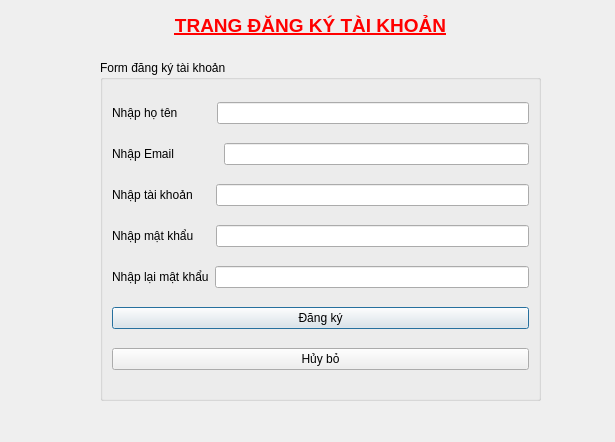
<?xml version="1.0" encoding="UTF-8"?>
<ui version="4.0">
 <class>Dangky</class>
 <widget class="QDialog" name="Dangky">
  <property name="geometry">
   <rect>
    <x>0</x>
    <y>0</y>
    <width>615</width>
    <height>442</height>
   </rect>
  </property>
  <property name="windowTitle">
   <string>Dialog</string>
  </property>
  <property name="toolTip">
   <string>&lt;html&gt;&lt;head/&gt;&lt;body&gt;&lt;p&gt;&lt;br/&gt;&lt;/p&gt;&lt;/body&gt;&lt;/html&gt;</string>
  </property>
  <widget class="QLabel" name="label">
   <property name="geometry">
    <rect>
     <x>120</x>
     <y>10</y>
     <width>381</width>
     <height>31</height>
    </rect>
   </property>
   <property name="text">
    <string>&lt;html&gt;&lt;head/&gt;&lt;body&gt;&lt;p align=&quot;center&quot;&gt;&lt;a href=&quot;https://www.facebook.com/&quot;&gt;&lt;span style=&quot; font-size:14pt; font-weight:600; text-decoration: underline; color:#ff0000;&quot;&gt;TRANG ĐĂNG KÝ TÀI KHOẢN&lt;/span&gt;&lt;/a&gt;&lt;/p&gt;&lt;/body&gt;&lt;/html&gt;</string>
   </property>
  </widget>
  <widget class="QGroupBox" name="groupBox">
   <property name="geometry">
    <rect>
     <x>100</x>
     <y>60</y>
     <width>441</width>
     <height>341</height>
    </rect>
   </property>
   <property name="title">
    <string>Form đăng ký tài khoản</string>
   </property>
   <layout class="QVBoxLayout" name="verticalLayout">
    <item>
     <layout class="QHBoxLayout" name="horizontalLayout">
      <item>
       <widget class="QLabel" name="label_2">
        <property name="text">
         <string>Nhập họ tên          </string>
        </property>
       </widget>
      </item>
      <item>
       <widget class="QLineEdit" name="hoten"/>
      </item>
     </layout>
    </item>
    <item>
     <layout class="QHBoxLayout" name="horizontalLayout_2">
      <item>
       <widget class="QLabel" name="label_3">
        <property name="text">
         <string>Nhập Email             </string>
        </property>
       </widget>
      </item>
      <item>
       <widget class="QLineEdit" name="email"/>
      </item>
     </layout>
    </item>
    <item>
     <layout class="QHBoxLayout" name="horizontalLayout_3">
      <item>
       <widget class="QLabel" name="label_6">
        <property name="text">
         <string>Nhập tài khoản     </string>
        </property>
       </widget>
      </item>
      <item>
       <widget class="QLineEdit" name="taikhoan"/>
      </item>
     </layout>
    </item>
    <item>
     <layout class="QHBoxLayout" name="horizontalLayout_4">
      <item>
       <widget class="QLabel" name="label_17">
        <property name="text">
         <string>Nhập mật khẩu     </string>
        </property>
       </widget>
      </item>
      <item>
       <widget class="QLineEdit" name="matkhau"/>
      </item>
     </layout>
    </item>
    <item>
     <layout class="QHBoxLayout" name="horizontalLayout_5">
      <item>
       <widget class="QLabel" name="label_18">
        <property name="text">
         <string>Nhập lại mật khẩu</string>
        </property>
       </widget>
      </item>
      <item>
       <widget class="QLineEdit" name="nhaplaimatkhau"/>
      </item>
     </layout>
    </item>
    <item>
     <widget class="QPushButton" name="dangky">
      <property name="text">
       <string>Đăng ký</string>
      </property>
     </widget>
    </item>
    <item>
     <widget class="QPushButton" name="huybo">
      <property name="text">
       <string>Hủy bỏ</string>
      </property>
     </widget>
    </item>
   </layout>
  </widget>
 </widget>
 <resources/>
 <connections/>
</ui>
